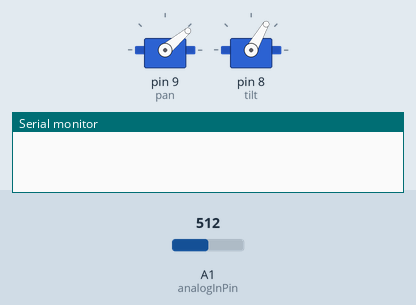
This sketch was run on a simulated Arduino Uno, built with avr-gcc and run on an emulated ATmega328P. Parts: 2 × servo, the last lines printed to the serial monitor. The test bench sets the inputs (shaded band); at power-on: A1 (analogInPin) = 512.

Above: at 0.3 s.
At 9.4 s:
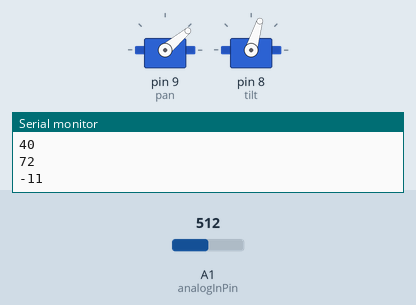
At 19.2 s:
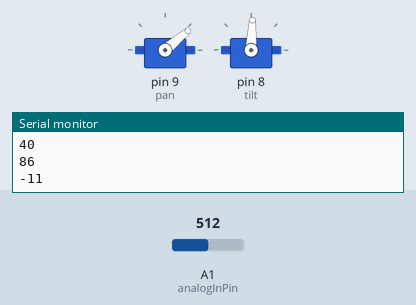
At 38.8 s:
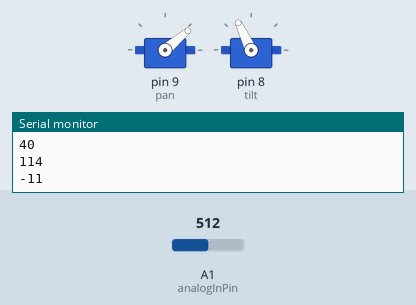
Timing chart, 0 to 40.0 s (numbered marks = the images above):
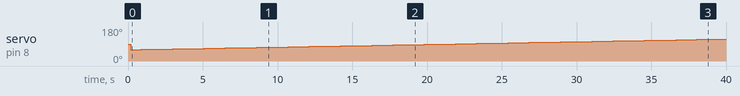

Measured:
- by itself, servo on pin 8 (tilt): 90° → 60° at 0.20 s, → 61° 0.70 s later, → 62° 0.70 s later, → 63° 0.70 s later, … (57 changes in this stretch)

The sketch:

distance_calibration.ino
```cpp
//3D sweep for POE lab

#include <Servo.h>

//create two servo objects;
Servo pan;
Servo tilt;

//variables for servo positions
int panPos = 0;
int tiltPos = 0;

//setting up pins
const int analogInPin = A1; // the pin that the IR sensor is attached to

//signals for data processing
const int nextmeasurement = -11;
const int theend = -6;

//regarding measurements
float sensorValue; // raw measurement from IR sensor
int distanceValue; // after processing, sensor measurement is converted into distance (cm)


void setup() {
  // initialize serial
  Serial.begin(9600);

  // attaching the servos on Arduino pins
  pan.attach(9);
  tilt.attach(8);
}

void loop() {

  for (panPos = 40; panPos <= 130; panPos += 1){ // goes from 0 degrees to 180 degrees in 1-degree steps
     pan.write(panPos);
     delay(200); // waits 15ms for the servo to reach new position

     for (tiltPos = 60; tiltPos <= 120; tiltPos += 1){

        tilt.write(tiltPos);
        // waits 0.5sec for the servo to reach new position
        delay(500);

        // IR sensor measurement for the new position
        sensorValue = analogRead(analogInPin);

        // given IR sensor measurement, calculate real distance (cm)
        // we used an exponential fit because it was more accurate compared to the linear fit equation
        distanceValue = 108.2 * pow(2.71828,-.003055*sensorValue);

        // communicating to matlab
        Serial.println(distanceValue);
        Serial.println(panPos);
        Serial.println(tiltPos);
        Serial.println(nextmeasurement);

        // give time for the microcontroller to process everything
        delay(200);
       }
    }
    Serial.println(theend);
}
```
